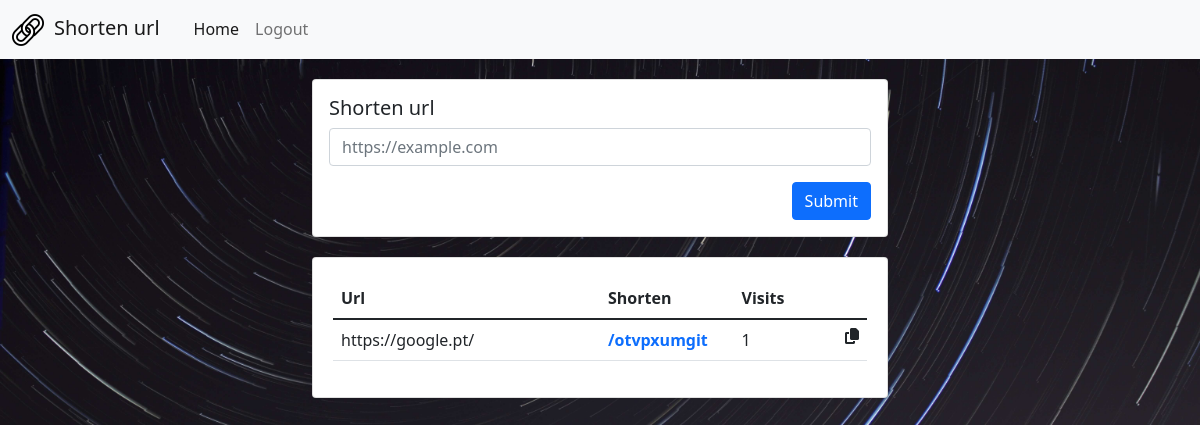
Page / (signed in) on the earlier database version.
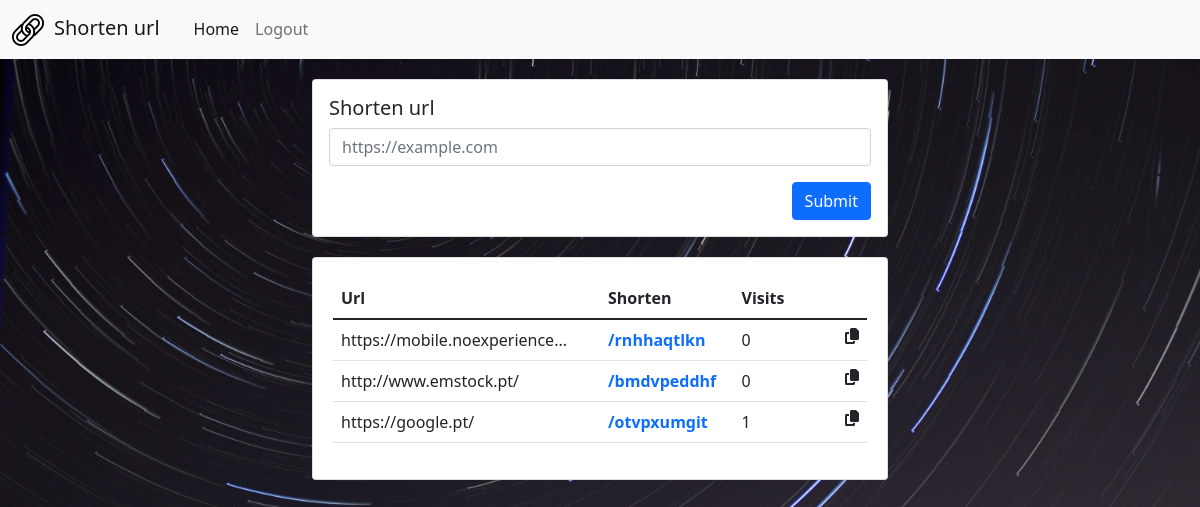
Same page on the later database version.
### cs50wfinal/models.py (models this page shows)
class Url(models.Model):
    url = models.CharField(max_length=254, null=False, blank=False)
    shorten = models.CharField(max_length=254, unique=True, null=False, blank=False)
    user = models.ForeignKey(User, on_delete=models.CASCADE, null=True, blank=True, default=None)
    visits = models.IntegerField(default=0)
    userNotSignIn = models.ForeignKey(UserNotSignIn, on_delete=models.CASCADE, null=True, blank=True, default=None)

### cs50wfinal/views.py (the view, shortened to what this page needs)
# urls.py: path('', views.index, name='index'),
def index(request, isJs=0):
    results = {}
    if request.user.is_authenticated:
        urls = Url.objects.filter(user = request.user).order_by('-id').values()
    results["urls"] = list(urls)
    results["host"] = host
    if isJs != 0:
        return JsonResponse(data={'status': 'success', 'results': results}, status=200, safe=True)
    return render(request, "index.html", results)

### cs50wfinal/templates/index.html (shortened to what this page needs)
{% extends "layout.html" %}
{% load static %}
{% block body %}
<div class="container" style="padding-bottom: 20px;">
    <div class="spacer"></div>
    <div class="card" style="width: 36rem;">
        <div class="card-body">
            <h5 class="card-title">Shorten url</h5>
            <form action="newUrl" method="POST" id="shortenUrlForm">
                <div class="mb-3">
                    <input type="url" class="form-control" id="url" placeholder="https://example.com" required name="url">
                </div>
                <button type="submit" class="btn btn-primary" style="float: right;" onclick="event.preventDefault(); submitShortenUrl();">Submit</button>
            </form>
        </div>
    </div>
    <div id="listaDosURLS">
        <div class="spacer"></div>
        <div class="card" style="width: 36rem; padding: 20px; margin-right: auto; margin-left: auto;">
            <table class="table" style="table-layout: fixed; width: 100%;">
                <thead>
                    <tr>
                        <th scope="col" colspan="2">Url</th>
                        <th scope="col">Shorten</th>
                        <th scope="col">Visits</th>
                    </tr>
                </thead>
                <tbody id="listUrls">
                    {% for item in urls %}
                    <tr>
                        <td scope="row" onclick="copyClipboard('{{host}}{{item.shorten}}')" style="cursor: pointer;" colspan="2">
                            {% if item.url|length > 27 %}
                                {{item.url|slice:"0:27"}}...
                            {% else %}
                                {{item.url|slice:"0:27"}}
                            {% endif %}
                        </td>
                        <th style="cursor: pointer;"><a href="{{item.shorten}}" target="_blank" style="text-decoration: none;">/{{item.shorten}}</a></th>
                        <td>
                            {% if request.user.is_authenticated %}
                            {{item.visits}}
                            {% else %}
                            <a href="/login" style="text-decoration: none; color: black;"><i class="far fa-eye-slash"></i></a>
                            {% endif %}
                            <i class="fas fa-copy" style="float: right; cursor: pointer !important;" aria-label="Copy" onclick="copyClipboard('{{host}}{{item.shorten}}')"></i>
                        </td>
                    </tr>
                    {% endfor %}
                </tbody>
            </table>
        </div>
    </div>
</div>
{% endblock %}

Differences in the rows shown:
added Url: url "https://mobile.noexperience", shorten "rnhhaqtlkn", visits "0"
added Url: url "http://www.emstock.pt/", shorten "bmdvpeddhf", visits "0"
